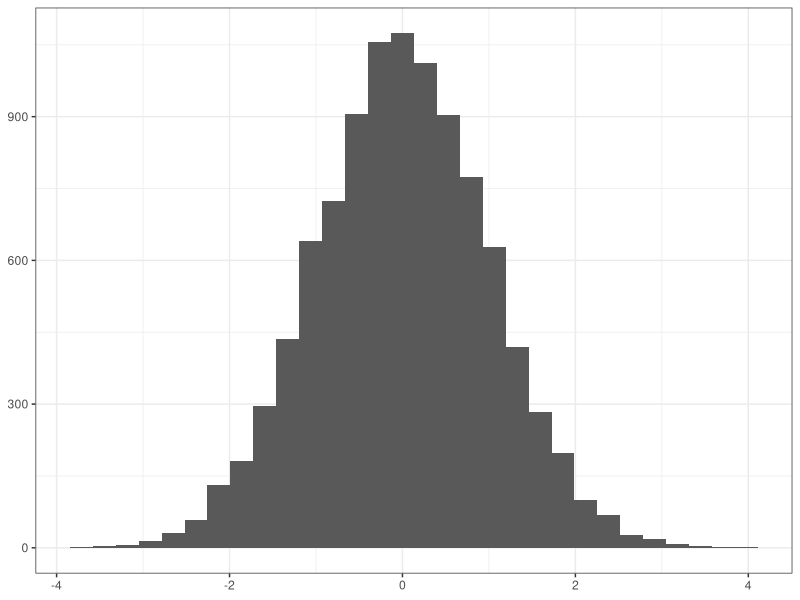
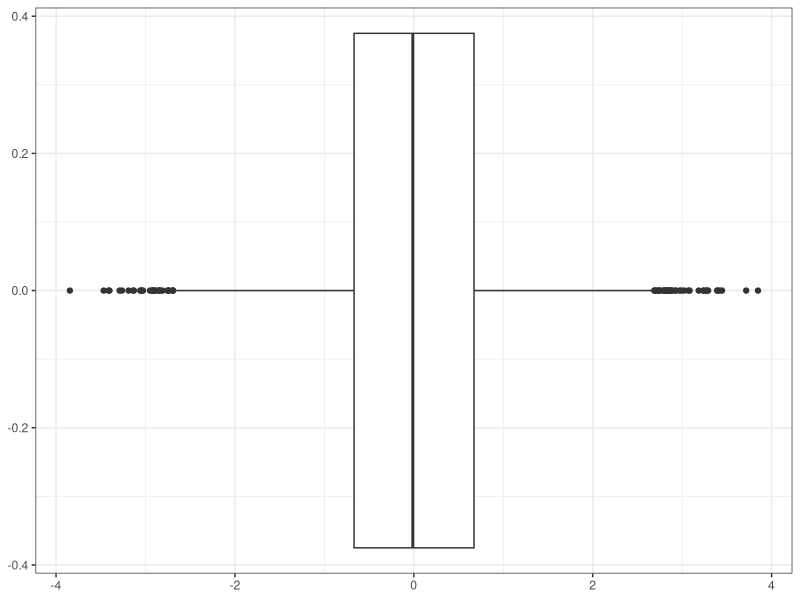
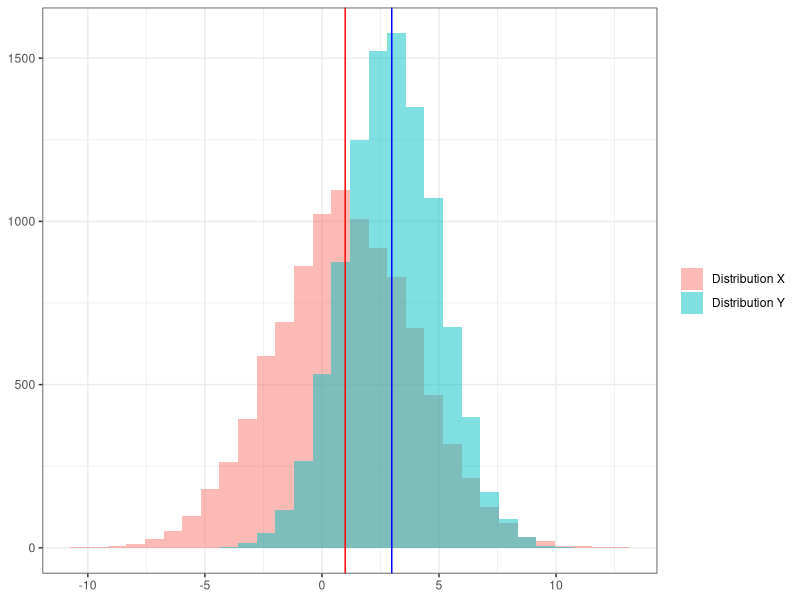

Generate these figures, in order, with R:
## ---- chunk 1
library(tidyverse)
library(kableExtra)

set.seed(123)

norm_d = rnorm(10000)

ggplot() +
  geom_histogram(aes(x = norm_d)) +
  labs(x = NULL,
       y = NULL) +
  theme_bw()
## ---- chunk 2
ggplot() +
  geom_boxplot(aes(x = norm_d)) +
  labs(x = NULL,
       y = NULL) +
  theme_bw()
## ---- chunk 3
set.seed(123)

norm_x = rnorm(n = 10000, mean = 1, sd = 3)
norm_y = rnorm(n = 10000, mean = 3, sd = 2)

ggplot() +
  geom_histogram(aes(x = norm_x, fill = "Distribution X"), alpha = 0.5) +
  geom_histogram(aes(x = norm_y, fill = "Distribution Y"), alpha = 0.5) +
  geom_vline(xintercept = mean(norm_x), color = "red") +
  geom_vline(xintercept = mean(norm_y), color = "blue") +
  labs(x = NULL,
       y = NULL,
       fill = NULL) +
  theme_bw()
## ---- chunk 4
#| echo: FALSE
t.test(norm_x, norm_y)
## ---- chunk 5
#| echo: TRUE
df_x = data.frame(ID = c("1", "2", "3", "4"), 
                X = c(34, 22, 19, 85))

df_y = data.frame(ID = c("1", "2", "4", "4"), 
                Y = c("Blue", "Red", "Green", "Yellow"))
## ---- chunk 6
df_x %>%
  kable()
## ---- chunk 7
df_y %>%
   kable()
## ---- chunk 8
df_x %>%
  kable()
## ---- chunk 9

df_y[1,] = cell_spec(df_y[1,], background = "lightblue")


df_y %>%
   kable() 
## ---- chunk 10
#| echo: FALSE
#| eval: TRUE
 df_x %>% 
   left_join(df_y, by = "ID") %>%
   kable() 
